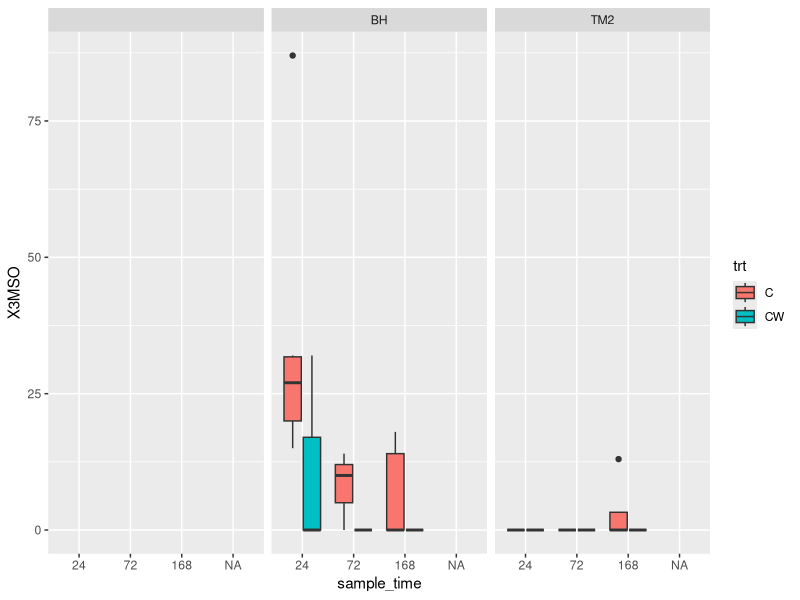
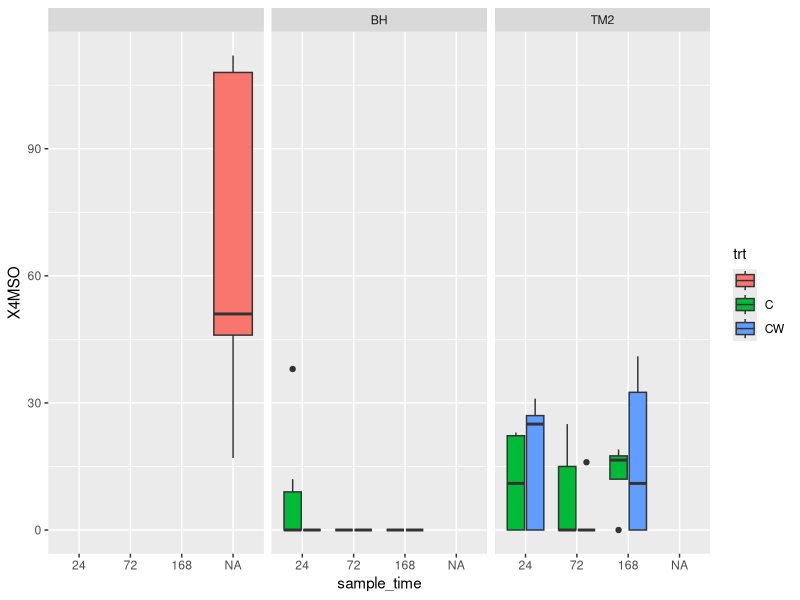
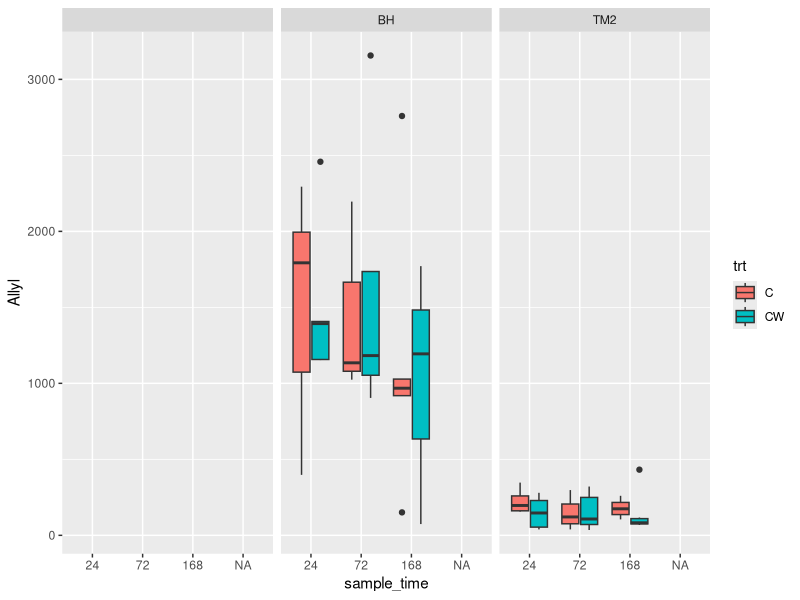
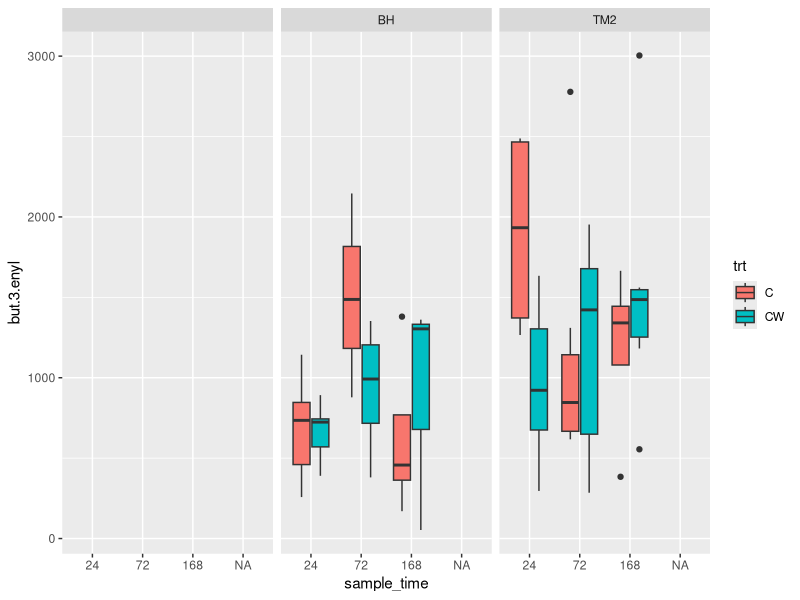
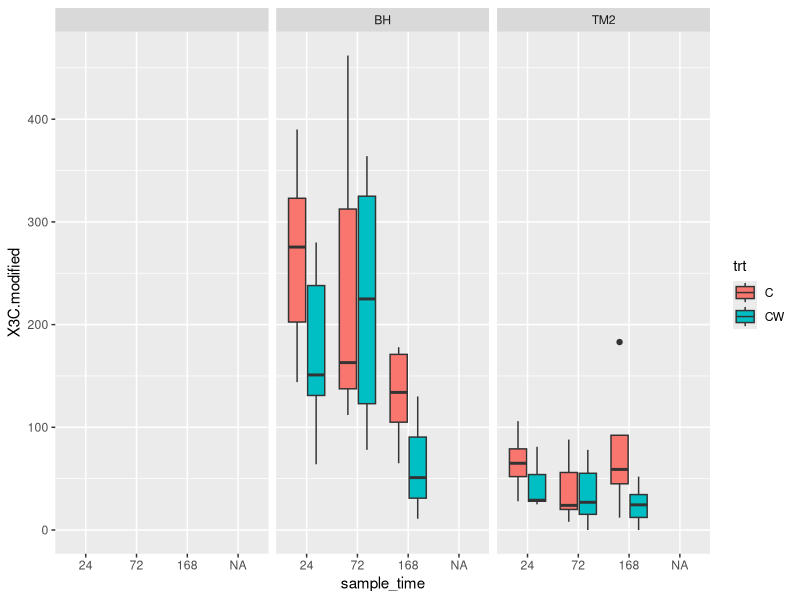
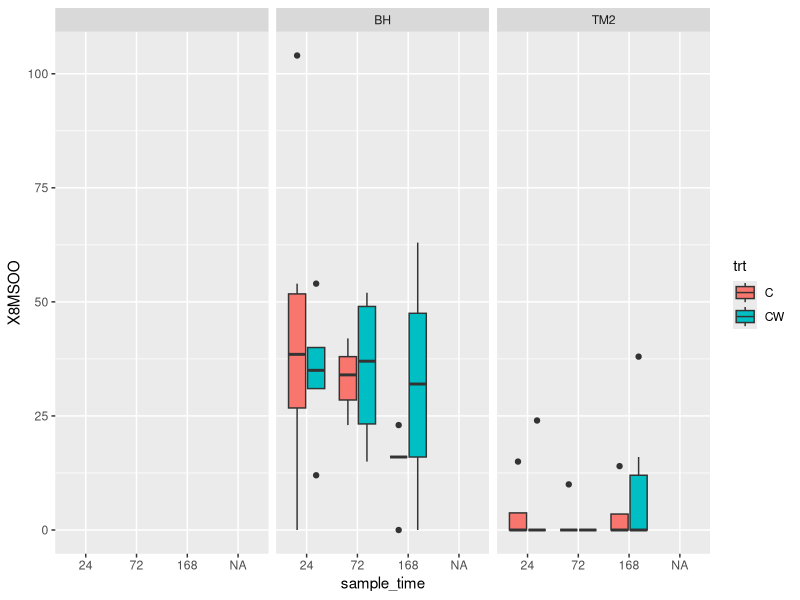
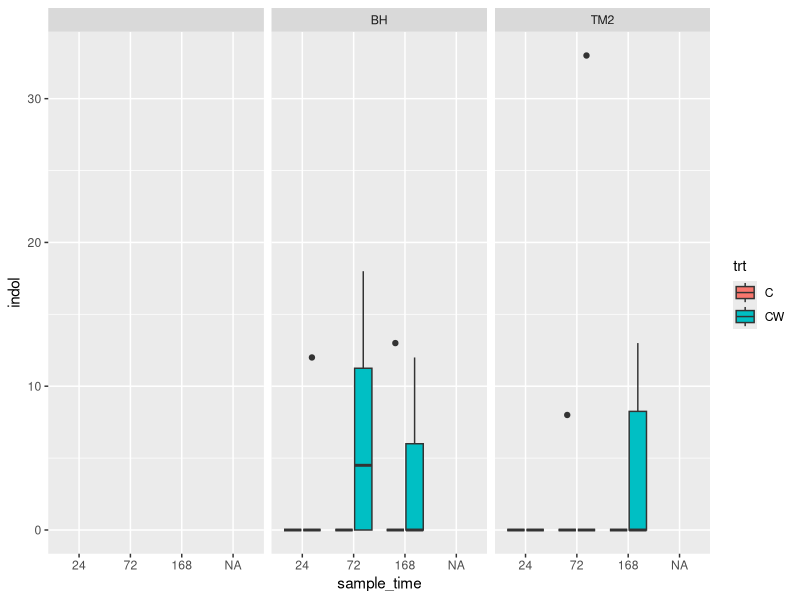
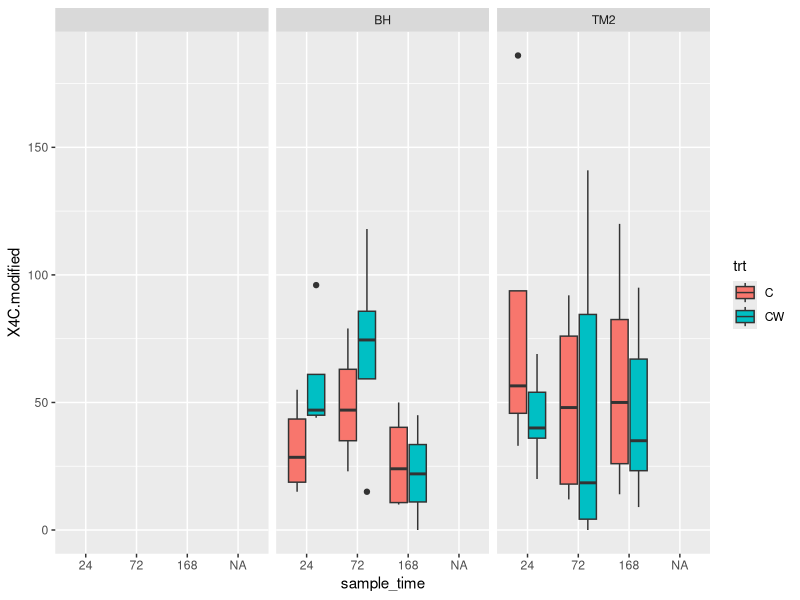

Write R code to recreate these figures, in order. (Note: this script raises an error after producing the figures.)
#Danielle De La Pascua
#Pilot tissue analysis
#5-3-23

#libraries ----
library(ggplot2)
library(tidyr)
library(dplyr)
library(emmeans)

#data ----
dat <- read.csv("data/pilot_GSL_data_clean.csv")

# run sample time as a factor
dat$sample_time <- as.factor(dat$sample_time)

#data visualization ----

#3MSO
plot.3MSO <- ggplot(data = dat, aes(x = sample_time, y = X3MSO)) +
  geom_boxplot(aes(fill = trt)) +
  facet_wrap(~Population)
plot.3MSO

#4MSO
plot.4MSO <- ggplot(data = dat, aes(x = sample_time, y = X4MSO)) +
  geom_boxplot(aes(fill = trt)) +
  facet_wrap(~Population)
plot.4MSO

#Allyl
plot.allyl <- ggplot(data = dat, aes(x = sample_time, y = Allyl)) +
  geom_boxplot(aes(fill = trt)) +
  facet_wrap(~Population)
plot.allyl

#but-3-enyl 
plot.but.3.enyl <- ggplot(data = dat, aes(x = sample_time, y = but.3.enyl)) +
  geom_boxplot(aes(fill = trt)) +
  facet_wrap(~Population)
plot.but.3.enyl

#3c modified
plot.3C.modified <- ggplot(data = dat, aes(x = sample_time, y = X3C.modified)) +
  geom_boxplot(aes(fill = trt)) +
  facet_wrap(~Population)
plot.3C.modified

#X8MSOO
plot.8MSOO <- ggplot(data = dat, aes(x = sample_time, y = X8MSOO)) +
  geom_boxplot(aes(fill = trt)) +
  facet_wrap(~Population)
plot.8MSOO

#indol
plot.indol <- ggplot(data = dat, aes(x = sample_time, y = indol)) +
  geom_boxplot(aes(fill = trt)) +
  facet_wrap(~Population)
plot.indol

#4C modified
plot.4C.modified <- ggplot(data = dat, aes(x = sample_time, y = X4C.modified)) +
  geom_boxplot(aes(fill = trt)) +
  facet_wrap(~Population)
plot.4C.modified

#flavonol.sulfate.or.f.gsl
plot.f.gsl <- ggplot(data = dat, aes(x = sample_time, y = flavonol.sulfate.or.f.gsl)) +
  geom_boxplot(aes(fill = trt)) +
  facet_wrap(~Population)
plot.f.gsl

#indol.1
plot.indol.1 <- ggplot(data = dat, aes(x = sample_time, y = indol.1)) +
  geom_boxplot(aes(fill = trt)) +
  facet_wrap(~Population)
plot.indol.1

#flavonol
plot.flavonol <- ggplot(data = dat, aes(x = sample_time, y = flavonol)) +
  geom_boxplot(aes(fill = trt)) +
  facet_wrap(~Population)
plot.flavonol

#Gen-cov aka pop differences (egentic covariance calculated by allyl/sum of allyl and butenyl)
plot.gencov <- ggplot(data = dat, aes(x = sample_time, y = Gen_cov)) +
  geom_boxplot(aes(fill = trt)) +
  facet_wrap(~Population)
plot.gencov
#Ben Hur has more allyls, table moutian has more butanyl

#linear models ----

# > simple linear models ----

# 3MSO
#m1 <- lm(X3MSO ~ trt + Population + sample_time, data = dat)
#summary(m1)


# 4MSO
#m2 <- lm(X4MSO ~ trt + Population + sample_time, data = dat )
#summary(m2)

#Allyl
#m3 <- lm(Allyl ~ trt + Population + sample_time, data = dat)
#summary(m3)

#but-3-enyl
#m4 <- lm(but.3.enyl ~ trt + Population + sample_time, data = dat)
#summary(m4)

# 3C Modified
#m5 <- lm(X3C.modified ~ trt + Population + sample_time, data = dat)
#summary(m5)

# 8MSOO
#m6 <- lm(X8MSOO ~ trt + Population + sample_time, data = dat)
#summary(m6)

#indol
#m7 <- lm(indol ~ trt + Population + sample_time, data = dat)
#summary(m7)

# 4C modified
#m8 <- lm(X4C.modified ~ trt + Population + sample_time, data = dat)
#summary(m8)

#flavanol sulfate
#m9 <- lm(flavonol.sulfate.or.f.gsl ~ trt + Population + sample_time, data = dat)
#summary(m9)

#indol 1
#m10 <- lm(indol.1 ~ trt + Population + sample_time, data = dat)
#summary(m10)

#flavonol
#m11 <- lm(flavonol ~ trt + Population + sample_time, data = dat)
#summary(m11)


# > only table mountain ----
TM2dat <- read.csv("data/pilot_GSL_data_TM2.csv")

# 3MSO
TM2m1 <- lm(X3MSO ~ trt + sample_time + trt*sample_time , data = TM2dat)
summary(TM2m1)

# 4MSO
TM2m2 <- lm(X4MSO ~ trt + sample_time + trt*sample_time, data = TM2dat )
summary(TM2m2)

#Allyl
TM2m3 <- lm(Allyl ~ trt + sample_time + trt*sample_time, data = TM2dat)
summary(TM2m3)

#but-3-enyl
TM2m4 <- lm(but.3.enyl ~ trt + sample_time + trt*sample_time, data = TM2dat)
summary(TM2m4)

# 3C Modified
TM2m5 <- lm(X3C.modified ~ trt + sample_time + trt*sample_time, data = TM2dat)
summary(TM2m5)

# 8MSOO
TM2m6 <- lm(X8MSOO ~ trt + sample_time + trt*sample_time, data = TM2dat)
summary(TM2m6)

#indol
TM2m7 <- lm(indol ~ trt + sample_time + trt*sample_time, data = TM2dat)
summary(TM2m7)

# 4C modified
TM2m8 <- lm(X4C.modified ~ trt + sample_time + trt*sample_time, data = TM2dat)
summary(TM2m8) 

#flavanol sulfate
TM2m9 <- lm(flavonol.sulfate.or.f.gsl ~ trt + sample_time + trt*sample_time, data = TM2dat)
summary(TM2m9)

#indol 1
TM2m10 <- lm(indol.1 ~ trt + sample_time + trt*sample_time, data = TM2dat)
summary(TM2m10)

#flavonol
TM2m11 <- lm(flavonol ~ trt + sample_time + trt*sample_time, data = TM2dat)
summary(TM2m11)

# > only Ben Hur ----

BHdat <- read.csv("data/pilot_GSL_data_BH.csv")

# 3MSO
BHm1 <- lm(X3MSO ~ trt + sample_time + trt*sample_time , data = BHdat)
summary(BHm1)

# 4MSO
BHm2 <- lm(X4MSO ~ trt + sample_time + trt*sample_time, data = BHdat )
summary(BHm2)

#Allyl
BHm3 <- lm(Allyl ~ trt + sample_time + trt*sample_time, data = BHdat)
summary(BHm3)

#but-3-enyl
BHm4 <- lm(but.3.enyl ~ trt + sample_time + trt*sample_time, data = BHdat)
summary(BHm4)

# 3C Modified
BHm5 <- lm(X3C.modified ~ trt + sample_time + trt*sample_time, data = BHdat)
summary(BHm5)

# 8MSOO
BHm6 <- lm(X8MSOO ~ trt + sample_time + trt*sample_time, data = BHdat)
summary(BHm6)

#indol
BHm7 <- lm(indol ~ trt + sample_time + trt*sample_time, data = BHdat)
summary(BHm7)

# 4C modified
BHm8 <- lm(X4C.modified ~ trt + sample_time + trt*sample_time, data = BHdat)
summary(BHm8) 

#flavanol sulfate
BHm9 <- lm(flavonol.sulfate.or.f.gsl ~ trt + sample_time + trt*sample_time, data = BHdat)
summary(BHm9)

#indol 1
BHm10 <- lm(indol.1 ~ trt + sample_time + trt*sample_time, data = BHdat)
summary(BHm10)

#flavonol
BHm11 <- lm(flavonol ~ trt + sample_time + trt*sample_time, data = BHdat)
summary(BHm11)

# > big model with everything ---- 

# 3MSO
bigm1 <- lm(X3MSO ~ trt + Population + sample_time + trt*Population + trt*sample_time + sample_time*Population + trt*Population*sample_time, data = dat)
summary(bigm1)

#4MSO
bigm2 <- lm(X4MSO ~ trt + Population + sample_time + trt*Population + trt*sample_time + sample_time*Population + trt*Population*sample_time, data = dat)
summary(bigm2)

#allyl
bigm3 <- lm(Allyl ~ trt + Population + sample_time + trt*Population + trt*sample_time + sample_time*Population + trt*Population*sample_time, data = dat)
summary(bigm3)

#but-3-enyl
bigm4 <- lm(but.3.enyl ~ trt + Population + sample_time + trt*Population + trt*sample_time + sample_time*Population + trt*Population*sample_time, data = dat)
summary(bigm4)

# 3C modified
bigm5 <- lm(X3C.modified ~ trt + Population + sample_time + trt*Population + trt*sample_time + sample_time*Population + trt*Population*sample_time, data = dat)
summary(bigm5)

# 8MSOO
bigm6 <- lm(X8MSOO ~ trt + Population + sample_time + trt*Population + trt*sample_time + sample_time*Population + trt*Population*sample_time, data = dat)
summary(bigm6)

# indol
bigm7 <- lm(indol ~ trt + Population + sample_time + trt*Population + trt*sample_time + sample_time*Population + trt*Population*sample_time, data = dat)
summary(bigm7)

# 4C modified
bigm8 <- lm(X4C.modified ~ trt + Population + sample_time + trt*Population + trt*sample_time + sample_time*Population + trt*Population*sample_time, data = dat)
summary(bigm8)

# favonol sulfates
bigm9 <- lm(flavonol.sulfate.or.f.gsl ~ trt + Population + sample_time + trt*Population + trt*sample_time + sample_time*Population + trt*Population*sample_time, data = dat)
summary(bigm9)

# indol 1
bigm10 <- lm(indol.1 ~ trt + Population + sample_time + trt*Population + trt*sample_time + sample_time*Population + trt*Population*sample_time, data = dat)
summary(bigm10)

# flavonol
bigm11 <- lm(flavonol ~ trt + Population + sample_time + trt*Population + trt*sample_time + sample_time*Population + trt*Population*sample_time, data = dat)
summary(bigm11)

# posthoc tests ----

# use EM means package to get the estimates at the different - estimated marginal means - these are estimates given other factors given the model. gives estimates marginal means, confidence limits etc. 
# emmeans also can do posthoc comparissons to look at estimate of differences. know which are highest, which are different (post hoc!)

# My relationship: means comparisons across Cabbage White (CW) and Control (C) treatments across timepoints

#emmeans(bigm1, pairwise ~ )
